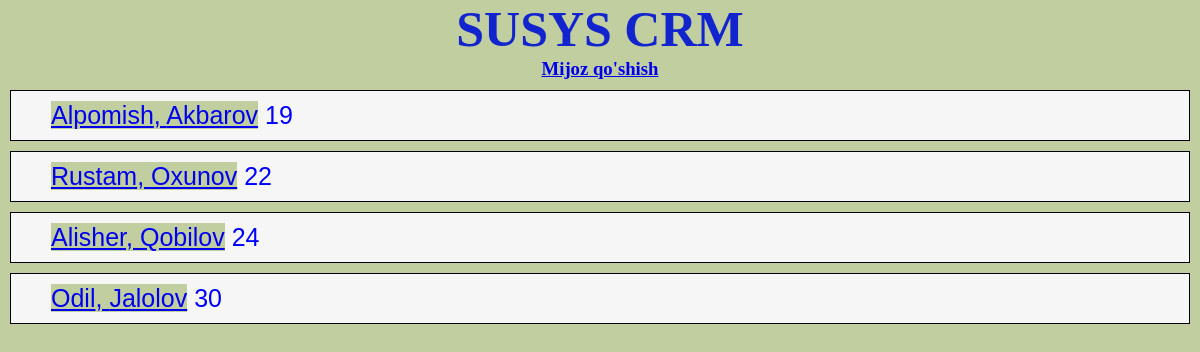
Page /leads/ on the earlier database version.
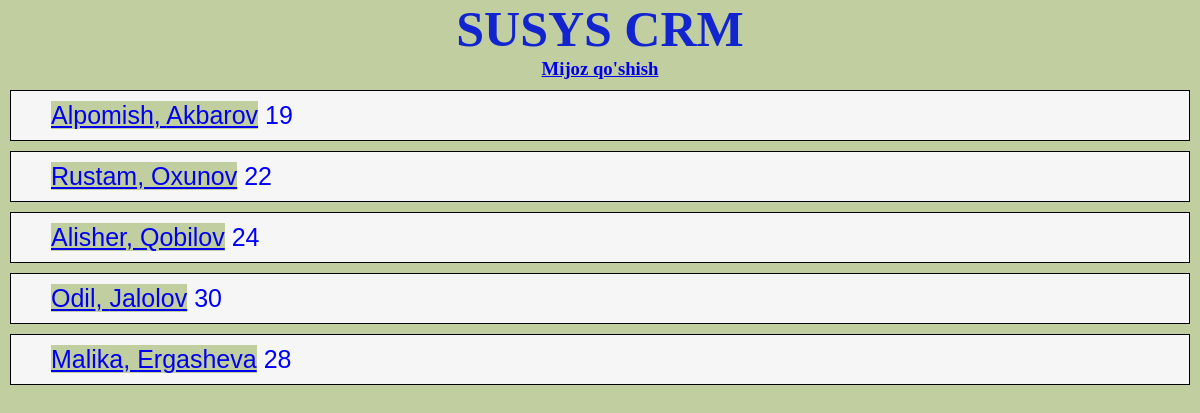
Same page on the later database version.
### leads/models.py (models this page shows, shortened)
class Lead(models.Model):
  fristName = models.CharField(max_length=20)
  lastName = models.CharField(max_length=20)
  age = models.IntegerField(default=0)
  email = models.EmailField(max_length=50)
  agent = models.ForeignKey("Agent", blank = True, on_delete=models.CASCADE)

### leads/views.py (the view)
# urls.py: path('', leads_list),
def leads_list(request):
  leads = models.Lead.objects.all()
  context = {
    "leads": leads,
  }
  return render(request, "leads_list.html", context)

### template/leads_list.html (shortened to what this page needs)
<!DOCTYPE html>
<html lang="en">
<head>
</head>
<body>
  <h1>SUSYS CRM</h1>
  <h3><a href="/leads/create/">Mijoz qo'shish</a></h3>
  {% for lead in leads %}
  <div class="mijoz">
    <a href="/leads/{{ lead.pk }}/ ">{{ lead.fristName }}, {{ lead.lastName }}</a>
    {{ lead.age }}
  </div>
  {% endfor %}
</body>
</html>

Differences in the rows shown:
added Lead: fristName "Malika", lastName "Ergasheva", age "28"
